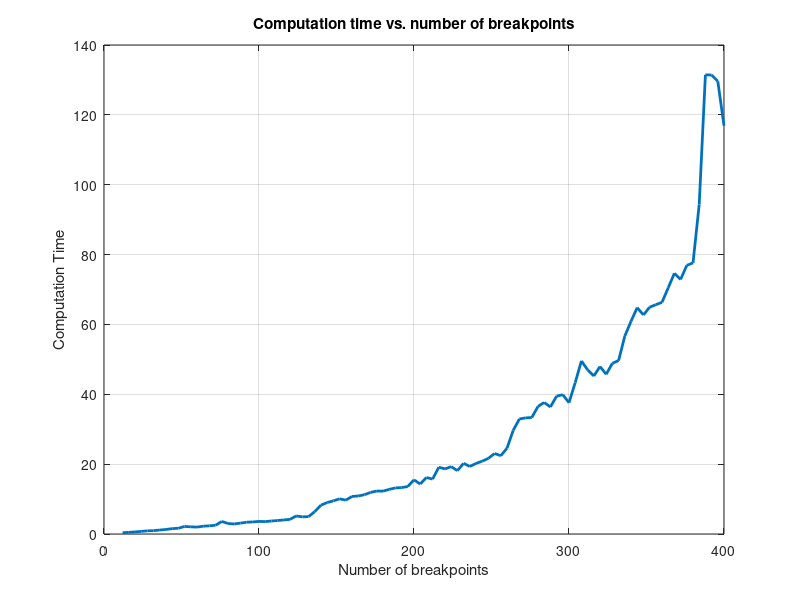

The MATLAB source for this figure:
%%CPLEX

objs = [2635.25393663970	40.7774236685275	14.9363547960794	10.8197557663082	9.61922191005892	9.62049863144064	9.59543915026522	9.53556037015646	9.46368609963925	9.47438731039632	9.47975818002429	9.48491432953123	9.46764688445704	9.46580657716305	9.46104170321396	9.46573779937479	9.46030169592727	9.45993161739044	9.46032587337380	9.46319716999270	9.46053682956152	9.45778562896014	9.45816614714384	9.45981910092917	9.45921668502001	9.45800103726920	9.45862761947352	9.45915800968535	9.45847562100033	9.45740751017783	9.45791324491014	9.45826695616566	9.45832910684685	9.45771941973258	9.45790632475769	9.45781920050053	9.45790383488614	9.45743186197784	9.45761548940064	9.45769309358742	9.45796180486041	9.45754578742664	9.45748302172499	9.45746889471273	9.45769669600391	9.45744738439043	9.45744107471175	9.45753069514205	9.45769026922103	9.45743311576794	9.45734069489222	9.45741365398518	9.45755449933189	9.45744683202178	9.45741890267386	9.45745983237998	9.45758353772981	9.45741118117424	9.45734322714081	9.45740028611546	9.45744148325522	9.45746605880342	9.45737331990383	9.45741289972301	9.45738063385692	9.45743249953078	9.45733731824839	9.45743252175255	9.45740618615017	9.45743734806480	9.45733361817856	9.45733320837706	9.45737284657954	9.45744972268808	9.45740101110897	9.45735555254381	9.45736707411775	9.45739507507581	9.45731349444508	9.45734977456046	9.45734678196853	9.45737349986685	9.45741068654516	9.45735779582764	9.45738680277107	9.45739212921311	9.45734730979366	9.45733292460361	9.45742646237450	9.45736365465793	9.45735431908999	9.45733747543087	9.45733473565045	9.45737302242140	9.45737053788026	9.45735496507117	9.45735010022319	9.45734984207464];

yalmiptime = [0.0962801999999977	0.0987571000000015	0.0940339000000023	0.107914599999998	0.0896934999999997	0.0899161000000045	0.0907325000000019	0.0969404999999980	0.0940950000000045	0.115361600000000	0.139141800000002	0.101236199999998	0.102223599999996	0.104898599999996	0.101902200000000	0.104068900000003	0.130643100000000	0.115979199999999	0.133534800000000	0.113196300000000	0.150055100000000	0.123744000000000	0.123928900000000	0.123728099999997	0.115361799999999	0.123581299999999	0.130336500000001	0.131771200000001	0.119485200000000	0.142930399999999	0.133301100000001	0.130971200000001	0.143112100000000	0.136132900000000	0.137865600000001	0.142847600000001	0.139269500000004	0.147357999999999	0.143892900000000	0.142363999999999	0.146042800000001	0.154542300000004	0.149250799999999	0.151442600000000	0.147995999999997	0.158796199999998	0.175927199999999	0.163775100000000	0.168130700000001	0.176068099999998	0.169102000000002	0.199592300000000	0.192306499999994	0.196702799999997	0.185054500000001	0.194534099999999	0.192546700000001	0.191727199999999	0.185497799999998	0.203892699999998	0.208462400000002	0.222292900000000	0.198027200000000	0.216864499999999	0.227533600000000	0.233706100000004	0.228770300000000	0.227801600000002	0.239075000000002	0.240546500000000	0.245492800000005	0.234269099999997	0.229095400000000	0.223589099999998	0.276617099999998	0.255984600000000	0.295097100000000	0.282535399999999	0.272260000000002	0.262499199999998	0.295097600000001	0.279844400000001	0.341216700000002	0.329893800000003	0.328103200000002	0.318693099999997	0.327338000000002	0.306227800000003	0.334833999999997	0.357078100000000	0.330768000000003	0.362395699999996	0.361880200000000	0.736137300000000	0.736830600000004	0.781586499999998	0.788855900000000	0.387494700000000];

solvertime = [0.0937198000000000	0.0972429000000000	0.0909661000000000	0.100085400000000	0.0903065000000000	0.0910839000000000	0.0852675000000000	0.0990595000000000	0.0869050000000000	0.137638400000000	0.103858200000000	0.0947638000000000	0.0917764000000000	0.0951014000000000	0.0960978000000000	0.0929311000000000	0.116356900000000	0.113020800000000	0.115465200000000	0.118803700000000	0.120944900000000	0.103256000000000	0.106071100000000	0.118271900000000	0.110638200000000	0.119418700000000	0.123663500000000	0.139228800000000	0.127514800000000	0.144069600000000	0.143698900000000	0.143028800000000	0.153887900000000	0.133867100000000	0.127134400000000	0.151152400000000	0.142730500000000	0.145642000000000	0.150107100000000	0.150636000000000	0.142957200000000	0.139457700000000	0.146749200000000	0.147557400000000	0.126004000000000	0.139203800000000	0.163072800000000	0.150224900000000	0.160869300000000	0.176931900000000	0.131898000000000	0.136407700000000	0.157693500000000	0.155297200000000	0.148945500000000	0.147465900000000	0.157453300000000	0.130272800000000	0.138502200000000	0.172107300000000	0.165537600000000	0.155707100000000	0.152972800000000	0.131135500000000	0.147466400000000	0.185293900000000	0.139229700000000	0.140198400000000	0.148925000000000	0.145453500000000	0.130507200000000	0.152730900000000	0.148904600000000	0.152410900000000	0.181382900000000	0.154015400000000	0.164902900000000	0.184464600000000	0.144740000000000	0.148500800000000	0.141902400000000	0.174155600000000	0.145783300000000	0.155106200000000	0.155896800000000	0.138306900000000	0.159662000000000	0.143772200000000	0.160166000000000	0.176921900000000	0.157232000000000	0.160604300000000	0.141119800000000	0.292862700000000	0.231169400000000	0.222413500000000	0.245144100000000	0.176505300000000];

cputime = [];

tictoctime = [0.360360500000000	0.483178000000000	0.596386500000000	0.748025100000000	0.900841800000000	0.963125200000000	1.13493410000000	1.30528270000000	1.53543530000000	1.64729390000000	2.16592750000000	2.05091240000000	1.97619630000000	2.23196060000000	2.34257710000000	2.50931000000000	3.59846790000000	3.00348860000000	2.86821940000000	3.11166730000000	3.37999590000000	3.45185030000000	3.60235590000000	3.54889560000000	3.72355550000000	3.85880870000000	4.02784310000000	4.19220650000000	5.16732030000000	4.90574370000000	4.98850300000000	6.41618670000000	8.25664370000000	9.01405620000000	9.48982490000000	10.0702237000000	9.68595110000000	10.7477356000000	10.8809954000000	11.2503244000000	11.9030774000000	12.3083507000000	12.2614117000000	12.7772253000000	13.1827997000000	13.2894457000000	13.5934379000000	15.5189307000000	14.2968672000000	16.1719934000000	15.7207533000000	19.1216501000000	18.6298603000000	19.2814485000000	18.1407574000000	20.2295022000000	19.3388234000000	20.1973357000000	20.8500693000000	21.6514639000000	23.0556558000000	22.4037399000000	24.5611313000000	29.6665902000000	32.9375044000000	33.2394021000000	33.3547189000000	36.5213394000000	37.6515253000000	36.3648873000000	39.4713632000000	39.8764846000000	37.5902487000000	43.3252908000000	49.5463692000000	46.9959701000000	45.2342175000000	47.9504378000000	45.7229793000000	48.8795724000000	49.6492386000000	56.6655333000000	60.8971781000000	64.8115495000000	62.7132847000000	64.9354969000000	65.6465865000000	66.3360620000000	70.4777568000000	74.6514751000000	72.8921616000000	76.9196404000000	77.6145079000000	94.3213674000000	131.455649000000	131.404997800000	129.619493900000	116.885961000000];

gran = [3:100];
gran=4*gran;


plot(gran, objs, 'LineWidth', 1.5);
grid on;
title('Objective values vs. number of breakpoints')

xlabel('Number of breakpoints') 
ylabel('Objective Values') 


plot(gran, tictoctime, 'LineWidth', 2);
grid on;
title('Computation time vs. number of breakpoints')

xlabel('Number of breakpoints') 
ylabel('Computation Time') 


